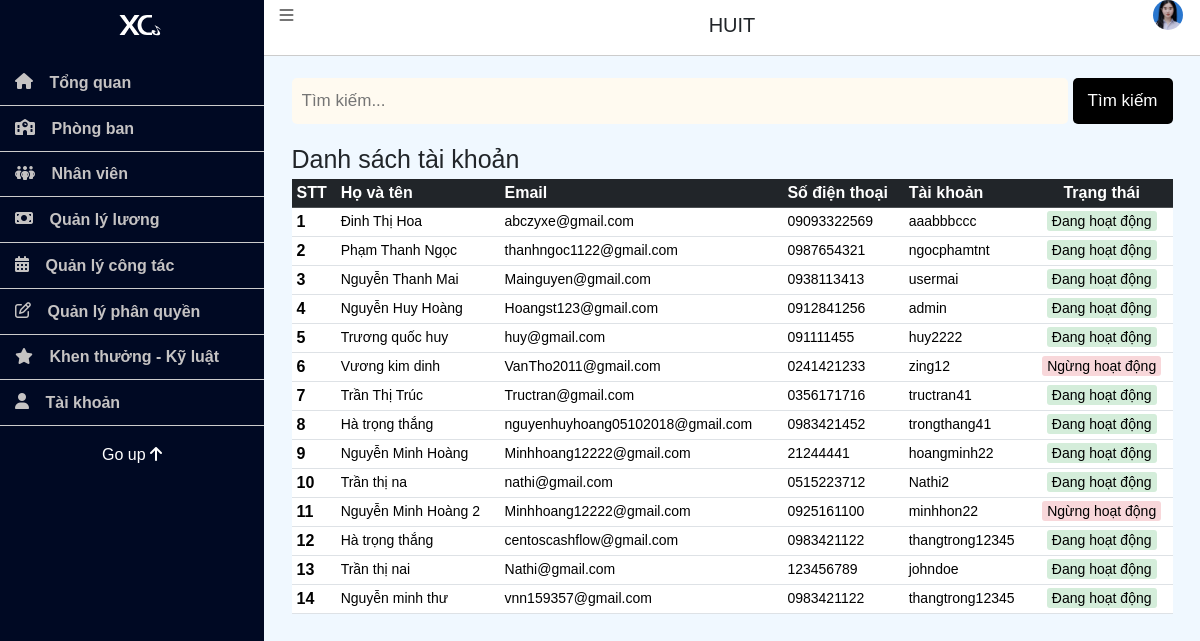
Screenshot of /admin/index.php?page=listAccount (signed in) with the database file from the repository.
### tables this page shows
CREATE TABLE `users` (
  `UserID` int NOT NULL,
  `FullName` text NOT NULL,
  `Birthday` date DEFAULT NULL,
  `Gender` text NOT NULL,
  `Email` varchar(155) NOT NULL,
  `Address` text NOT NULL,
  `Phone` varchar(11) NOT NULL,
  `Username` varchar(20) NOT NULL,
  `Password` varchar(255) NOT NULL,
  `Role` varchar(155) NOT NULL DEFAULT 'User',
  `Status` varchar(155) NOT NULL DEFAULT 'Đang làm việc',
  `PositionID` int NOT NULL,
  `DeptID` int NOT NULL
);

### Library/Db.class.php (called while the page is built, shortened)
<?php
class Db
{
	public  $conn=null;
	function __construct()
    {
        try {
            $this->conn = new PDO('mysql:host='.HOST_DB.';dbname='.DB, USER_DB, PASS_DB);
            $this->conn->query('set names utf8');
        } catch(PDOException $e) {
            echo 'ERROR';
            exit;
        }
    }
	function getTable($tableName)
	{
		$stm = $this->conn->prepare("select * from $tableName");
		$stm->execute();
		return $stm->fetchAll();
	}
}

### Controller/UserController.php (called while the page is built, shortened)
<?php
include_once '../Library/Db.class.php';
include_once '../Model/User.php';
class UserController {
    private $userModel;
    public function __construct() {
        $this->userModel = new User();
    }
    public function getAllUser(){
        return $this->userModel->getAllUsers();
    }
}
?>

### Model/User.php (called while the page is built, shortened)
<?php
class User extends Db{
    public function getAllUsers() {
        return $this->getTable("users");
    }
}
?>

### admin/pages/listAccount.php (the view, shortened to what this page needs)
<?php
include_once '../Controller/UserController.php';
$userController = new UserController();
$employees = $userController->getAllUser();
if(is_array($employees) && !empty($employees)) {
?>
<div class="container">
        <div class="search-container">
            <input type="text" id="searchInput" placeholder="Tìm kiếm...">
            <button type="button" onclick="search()">Tìm kiếm</button>
        </div>
        <h1>Danh sách tài khoản</h1>
        <div class="table-responsive">
        <table class="table" id="accountTable">
            <thead class="table-dark">
                <tr>
                    <th scope="col">STT</th>
                    <th scope="col">Họ và tên</th>
                    <th scope="col">Email</th>
                    <th scope="col">Số điện thoại</th>
                    <th scope="col">Tài khoản</th>
                    <th scope="col" style="text-align: center;">Trạng thái</th>
                </tr>
            </thead>
            <tbody>
                <?php foreach($employees as $key => $employee): ?>
                <tr>
                    <th scope="row"><?php echo $key + 1; ?></th>
                    <td><?php echo $employee['FullName']; ?></td>
                    <td><?php echo $employee['Email']; ?></td>
                    <td><?php echo $employee['Phone']; ?></td>
                    <td><?php echo $employee['Username']; ?></td>
                    <td style="text-align: center;">
                        <?php
                            if ($employee['Status'] != 'Đã nghỉ việc') {
                                echo '<span class="working">Đang hoạt động</span>';
                            } else {
                                echo '<span class="resigned">Ngừng hoạt động</span>';
                            }
                        ?>
                    </td>
                </tr>
                <?php endforeach; ?>
            </tbody>
        </table>
        </div>
</div>
<?php
} else {
    echo "Không có nhân viên nào được tìm thấy.";
}
?>

### admin/css/admin_site.css (style rules this page uses)
* { margin: 0; padding: 0; box-sizing: border-box; }
html { font-size: 62.5%; }
button, input[type="button"], input[type="submit"] { border: none; background: none; cursor: pointer; padding: 0; }
input[type="text"], input[type="password"], textarea, select { font-size: inherit; font-family: inherit; border: none; outline: none; background: transparent; appearance: none; }

### admin/pages/listAccount.php (style rules this page uses)
.container { position: relative; }
.working { background-color: #d4edda; padding: 2px 5px; border-radius: 3px; }
.resigned { background-color: #f8d7da; padding: 2px 5px; border-radius: 3px; }
.table td { font-size: 14px; }
.search-container { margin-bottom: 20px; display: flex; }
#searchInput { background-color:floralwhite ; }
.search-container input[type=text] { padding: 10px; margin-top: 8px; font-size: 17px; border: none; border-radius: 5px; flex-grow: 1; }
.search-container button { padding: 10px 15px; margin-top: 8px; margin-left: 5px; background:black; font-size: 17px; border: none; border-radius: 5px; cursor: pointer; color: white; }

### rows the page displays
users: FullName "Đinh Thị Hoa", Email "abczyxe@gmail.com", Phone "09093322569", Username "aaabbbccc", Status "Đang hoạt động"
users: FullName "Phạm Thanh Ngọc", Email "thanhngoc1122@gmail.com", Phone "0987654321", Username "ngocphamtnt", Status "Đang hoạt động"
users: FullName "Nguyễn Thanh Mai", Email "Mainguyen@gmail.com", Phone "0938113413", Username "usermai", Status "Đang hoạt động"
users: FullName "Nguyễn Huy Hoàng", Email "Hoangst123@gmail.com", Phone "0912841256", Username "admin", Status "Đang hoạt động"
users: FullName "Trương quốc huy", Email "huy@gmail.com", Phone "091111455", Username "huy2222", Status "Đang hoạt động"
users: FullName "Vương kim dinh", Email "VanTho2011@gmail.com", Phone "0241421233", Username "zing12", Status "Ngừng hoạt động"
users: FullName "Trần Thị Trúc", Email "Tructran@gmail.com", Phone "0356171716", Username "tructran41", Status "Đang hoạt động"
users: FullName "Hà trọng thắng", Email "nguyenhuyhoang05102018@gmail.com", Phone "0983421452", Username "trongthang41", Status "Đang hoạt động"
users: FullName "Nguyễn Minh Hoàng", Email "Minhhoang12222@gmail.com", Phone "21244441", Username "hoangminh22", Status "Đang hoạt động"
users: FullName "Trần thị na", Email "nathi@gmail.com", Phone "0515223712", Username "Nathi2", Status "Đang hoạt động"
users: FullName "Nguyễn Minh Hoàng 2", Email "Minhhoang12222@gmail.com", Phone "0925161100", Username "minhhon22", Status "Ngừng hoạt động"
users: FullName "Hà trọng thắng", Email "centoscashflow@gmail.com", Phone "0983421122", Username "thangtrong12345", Status "Đang hoạt động"
users: FullName "Trần thị nai", Email "Nathi@gmail.com", Phone "123456789", Username "johndoe", Status "Đang hoạt động"
users: FullName "Nguyễn minh thư", Email "vnn159357@gmail.com", Phone "0983421122", Username "thangtrong12345", Status "Đang hoạt động"
